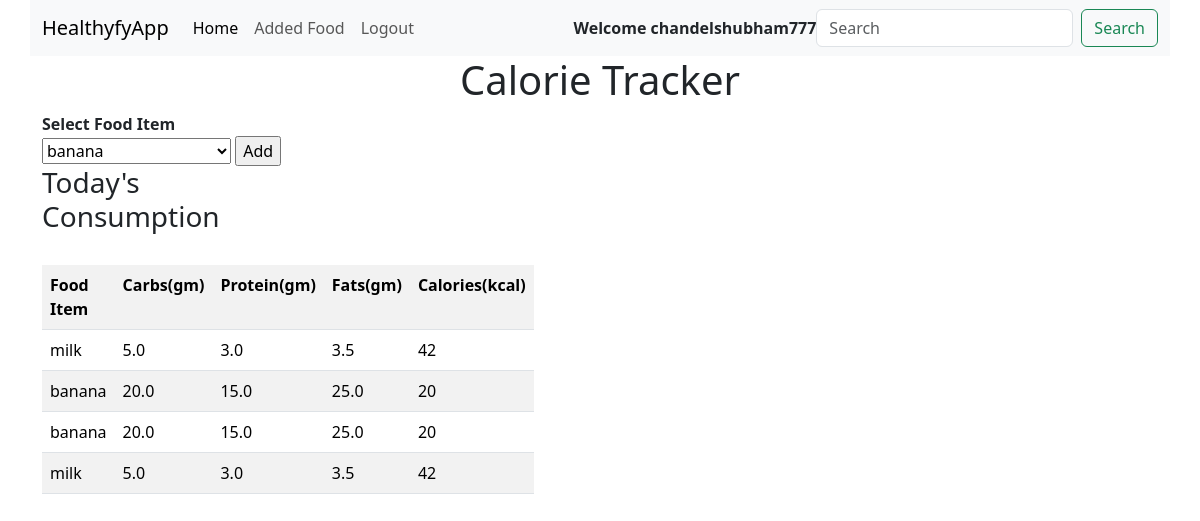
Page /foodadd/ (signed in) on the committed database.
### classapp/models.py (models this page shows, shortened)
class Consume(models.Model):
    user=models.ForeignKey(User,on_delete=models.CASCADE)
    foodconsumed = models.ForeignKey(Food, on_delete=models.SET_NULL, null=True)

class Food(models.Model):
    name=models.CharField(max_length=100)
    carbs=models.FloatField()
    protein=models.FloatField()
    fats=models.FloatField()
    calories=models.IntegerField()

### classapp/views.py (the view, shortened to what this page needs)
# urls.py: path("foodadd/", v.foodadd, name="foodadd"),
def foodadd(req):
    if req.method == "GET":
        allfoods = Food.objects.all()
        consumed_food = Consume.objects.filter(user=req.user)
        context = {
            "allfoods": allfoods,
            "consumed_food": consumed_food,
        }
    return render(req, "foodadd.html", context)

### classapp/templates/foodadd.html (shortened to what this page needs)
{% extends 'base.html' %}
{% block body %}
<div class="container">
    <div class="row">
        <center>
        <h1>Calorie Tracker</h1>
        </center>
        <div class="col-md-6">
            <div class="col-md-6">
                <label><b>Select Food Item</b></label>
                <form method="post" action="" id="foodform">
                    <select name="food_consumed" id="food_consumed">
                        {% for x in allfoods %}
                        <option>{{x.name}}</option>
                        {% endfor %}
                    </select>
                    <input type="submit" value="Add">
                </form>
        <h3>Today's Consumption</h3>
        <br>
        <table class="table table-striped" id="table">
            <tr>
                <th>Food Item</th>
                <th>Carbs(gm)</th>
                <th>Protein(gm)</th>
                <th>Fats(gm)</th>
                <th>Calories(kcal)</th>
            </tr>
            {% for x in consumed_food %}
            <tr>
                <td>{{x.foodconsumed.name}}</td>
                <td>{{x.foodconsumed.carbs}}</td>
                <td>{{x.foodconsumed.protein}}</td>
                <td>{{x.foodconsumed.fats}}</td>
                <td>{{x.foodconsumed.calories}}</td>
            </tr>
            {% endfor %}
        </table>
    </div>
    </div>
</div>
{% endblock %}

### classapp/templates/base.html (shortened to what this page needs)
<!doctype html>
<html lang="en">
  <head>
    <link rel="stylesheet" href="https://cdn.jsdelivr.net/npm/bootstrap-icons@1.11.3/font/bootstrap-icons.min.css">
    <link href="https://cdn.jsdelivr.net/npm/bootstrap@5.3.3/dist/css/bootstrap.min.css" rel="stylesheet">
  </head>
  <body>
   <div class="container">
    <div class="row">
        <nav class="navbar navbar-expand-lg bg-body-tertiary">
            <div class="container-fluid">
              <a class="navbar-brand" href="/">HealthyfyApp</a>
              <div class="collapse navbar-collapse" id="navbarSupportedContent">
                <ul class="navbar-nav me-auto mb-2 mb-lg-0">
                  {% if user.is_authenticated %}
                  <li class="nav-item">
                    <a class="nav-link active" aria-current="page" href="/FoodList">Home</a>
                  </li>
                  {% if user.is_superuser %}
                  <li class="nav-item">
                    <a class="nav-link" href="/FoodRegister">Register Food</a>
                  </li>
                  {% else %}
                  <li class="nav-item">
                    <a class="nav-link" href="/foodadd">Added Food</a>
                  </li>
                  {% endif %}
                  <li class="nav-item">
                    <a class="nav-link" href="/userlogout">Logout</a>
                  </li>
                  {% endif %}
                  </ul>
                  {% if user.is_authenticated %}
                  <strong>Welcome {{user}} </strong>
                  {% else %}
                  <strong>Welcome Guest </strong>
                  {% endif %}
                <form class="d-flex" role="search">
                  <input class="form-control me-2" type="search" placeholder="Search" aria-label="Search">
                  <button class="btn btn-outline-success" type="submit">Search</button>
                </form>
              </div>
            </div>
          </nav>
    </div>
   </div>
    {% block body %}
    {% endblock %}
  </body>
</html>

### rows in the picture
Consume: foodconsumed.name "milk", foodconsumed.carbs "5.0", foodconsumed.protein "3.0", foodconsumed.fats "3.5", foodconsumed.calories "42"
Consume: foodconsumed.name "banana", foodconsumed.carbs "20.0", foodconsumed.protein "15.0", foodconsumed.fats "25.0", foodconsumed.calories "20"
Consume: foodconsumed.name "banana", foodconsumed.carbs "20.0", foodconsumed.protein "15.0", foodconsumed.fats "25.0", foodconsumed.calories "20"
Consume: foodconsumed.name "milk", foodconsumed.carbs "5.0", foodconsumed.protein "3.0", foodconsumed.fats "3.5", foodconsumed.calories "42"

### other values in the picture
{{ user }} "chandelshubham777"
form field food_consumed "banana"
